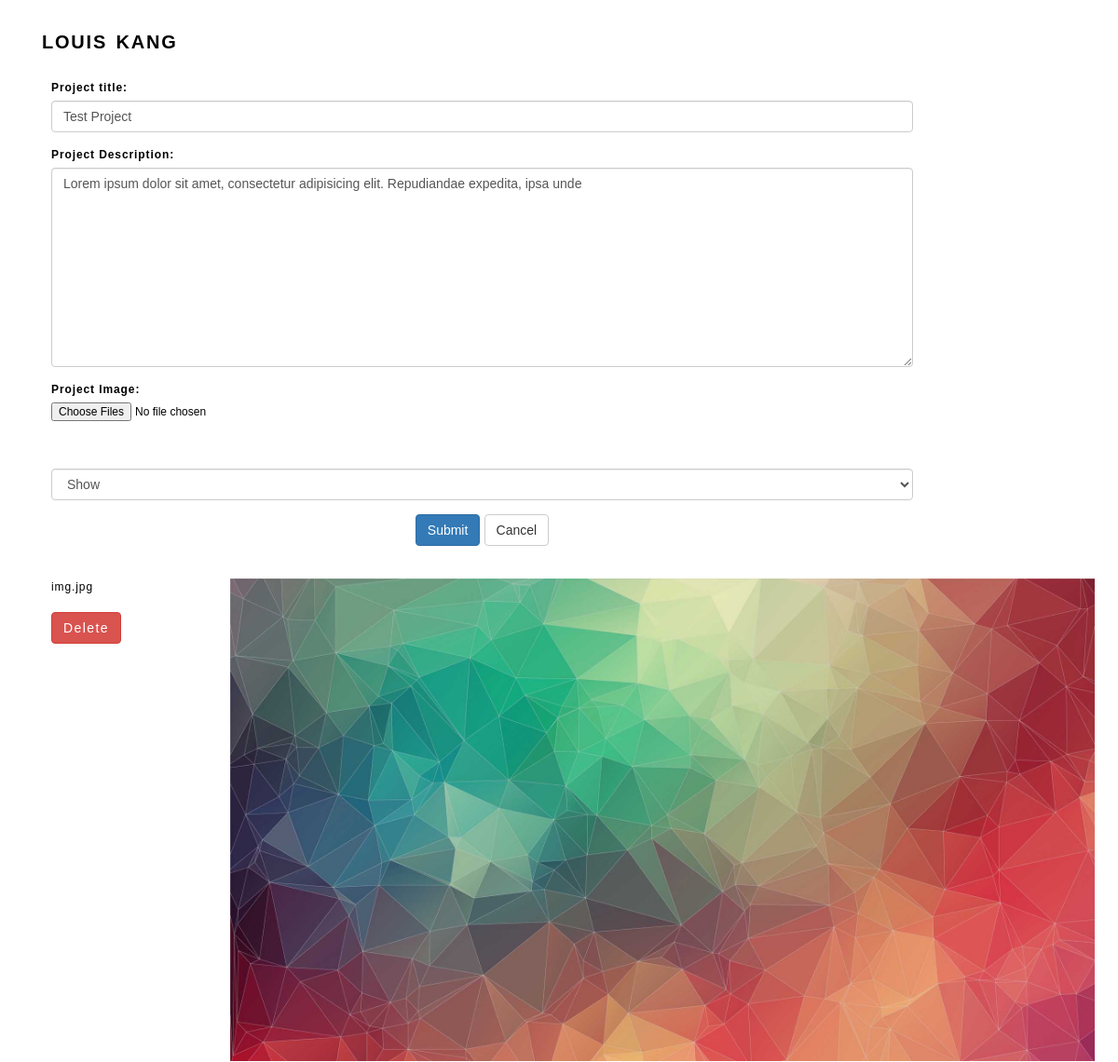
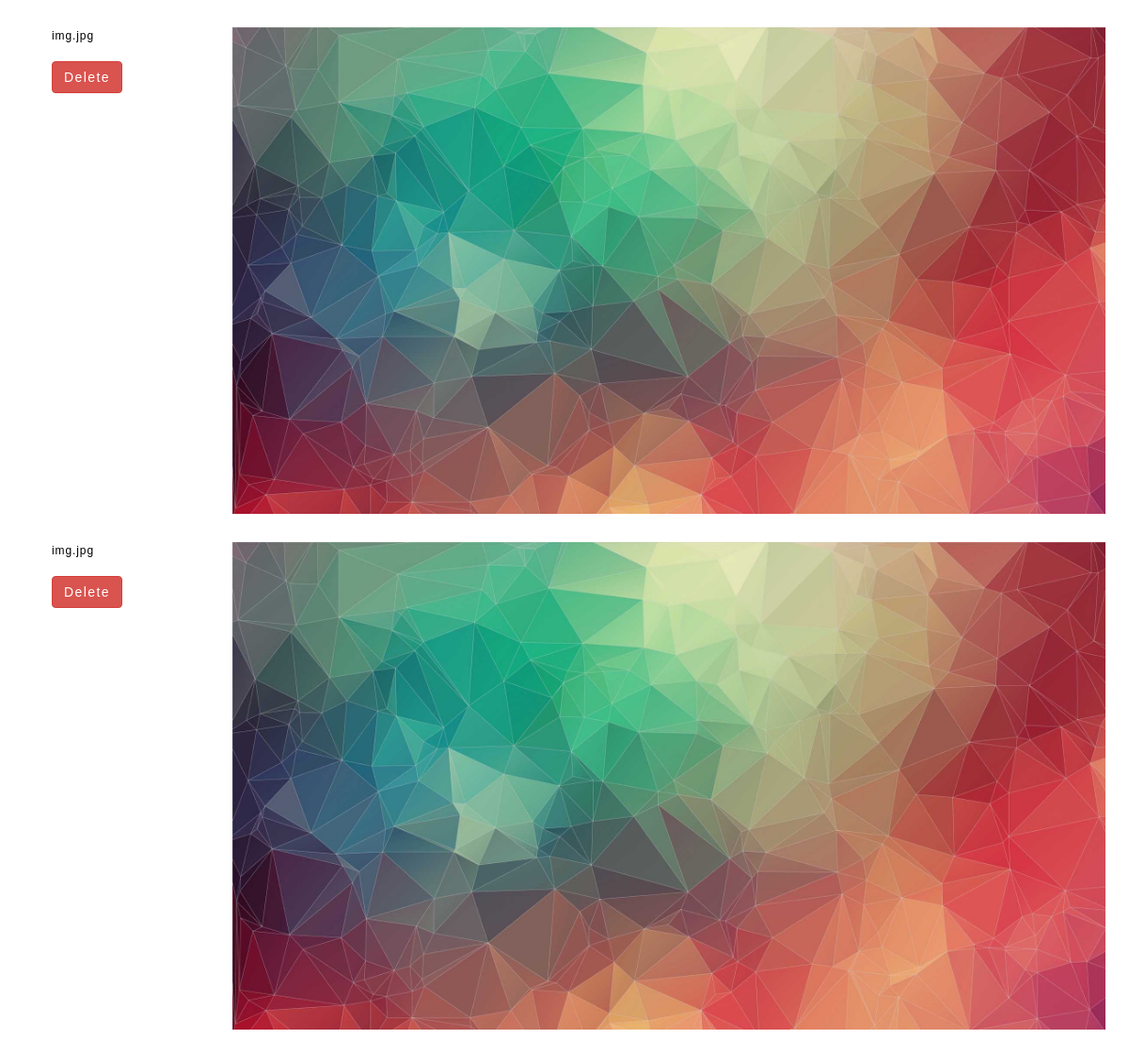
The app's page /admin/add-edit-projects.php?action=editP&id=1 with its own data (2 pictures, top to bottom).
### tables this page shows
CREATE TABLE projects_desc (
	ID INT AUTO_INCREMENT,
	project_title VARCHAR(200),
	project_description VARCHAR(1000),
	project_img VARCHAR(200),
	active boolean,
	updated TIMESTAMP DEFAULT CURRENT_TIMESTAMP ON UPDATE CURRENT_TIMESTAMP,
	PRIMARY KEY ( ID )
);

CREATE TABLE projects_images (
	ID INT AUTO_INCREMENT,
	project_id INT,
	image_src VARCHAR(100),
	updated TIMESTAMP DEFAULT CURRENT_TIMESTAMP ON UPDATE CURRENT_TIMESTAMP,
	PRIMARY KEY ( ID ),
	FOREIGN KEY (project_id) REFERENCES projects_desc(ID)

);

### admin/add-edit-projects.php (the view, shortened to what this page needs)
<?php include_once "header.php" ;?>
<?php
	$id = 0;
	$project_title = $project_desc = $project_enable = $image_src[] = "";
	 $active= 1;
	if (isset($_GET["id"])) {
			$id = intval($_GET["id"]);
	}
	if(isset($_GET['action']) && $_GET['action']=='editP'){
		$sql="SELECT  * FROM  projects_desc WHERE ID = $id;";
		$result= $db->query($sql);
		if($result->num_rows > 0){
			  while($row = $result->fetch_assoc()) {
			  	$project_title = $row['project_title'];
			  	$project_desc = $row['project_description'];
			  }
		}
	}
?>
	<div class="page-contents content-padding">
		<div class="row">
			<div class="col-sm-10">
				<div id="add-proj-div" class="form-border">
					<form role="form" method="post" action="" enctype="multipart/form-data">
						 <div class="form-group">
						    <label for="title">Project title:</label>
						    <input type="text" required class="form-control" id="title" name="title" value="<?php echo $project_title; ?>">
						  </div>
						  <div class="form-group">
							    <label for="desc">Project Description:</label>
							    <textarea class="form-control" required  name="desc" id="desc" rows="10" maxlength="1000"><?php echo $project_desc ;?></textarea>
						  </div>
						  <div class="form-group">
							    <label for="proj">Project Image:</label>
								<input type="file" class="" required name="projFiles[]" id="projFiles" multiple >
									<br />
						 </div>
						 <div class="form-group">
						 	<select name="active" id="active" class="form-control">
						 		<option value="1" <?php if($active===1) echo 'selected'; ?>>Show</option>
						 	</select>
						 </div>
						<div class="form-group">
								<div class="center"><input type="submit" value="Submit" name="submit"  class="btn btn-primary"/>
									<button type="button" class="btn btn-default" onclick="window.location='add-projects.php'">Cancel</button>
								</div>
						</div>
					</form>
				</div>
			</div>
		</div>
			<div class="form-border">
			<?php
			$sql="SELECT  * FROM  projects_images WHERE project_id = $id;";
				$result= $db->query($sql);
					if($result->num_rows > 0){
					 while($row = $result->fetch_assoc()) {
					 	if ( $row['image_src'] != "") { ?>
					 	<div class="row">
						<div class="col-sm-2"><?php echo $row['image_src']; ?><br /><br/> <a  class="btn btn-danger" role="button" href="?action=editP&amp;id=<?php echo $id; ?>&amp;imgId=<?php echo $row['ID']; ?>">Delete</a> </div>
						<div class="col-sm-10">
								<div class="project-img"><img src="<?php echo PROJECT_IMG_LOCATION.$row['image_src']; ?>" alt=""></div>
							</div>
						</div>
								<div class="space"></div>
				<?php 	}
					  }
					}
			 ?>
			</div>
	</div>
 <?php include_once "footer.php" ; ?>

### admin/header.php (shortened to what this page needs)
<!DOCTYPE html>
<html lang="en">
<head>
	<link rel="stylesheet" type="text/css"  href="../css/bootstrap.css">
	<link rel="stylesheet" href="../css/style.css">
</head>
<body>
	<div class="container">
		<div id="name" class="name-style row">
			<div class="col-sm-8"><a href="index.php">Louis Kang</a></div>
		</div>
	</div>
	<div class="container" id="page">

### admin/footer.php (shortened to what this page needs)
</div>
</body>
</html>

### css/style.css (style rules this page uses)
body { background: #FFF; color: #000; font-family: Helvetica, Arial, sans-serif; font-size: 12px; line-height: 1.5; letter-spacing: .9px; margin:0; padding: 15px 30px 15px 30px; }
.container { margin: 0; }
.center { text-align: center; }
.space { height: 30px; }
a { text-decoration: none; font-size :13px; color: #000; letter-spacing:0.1em; }
.form-border { padding: 10px; }
.name-style { padding: 15px 0px; }
.name-style a { font-weight: bolder; font-size: 20px; letter-spacing: 0.09em; text-decoration: none; word-spacing: 2px; text-transform: uppercase; }
.project-img { width: 100%; text-align: center; padding: 50px auto 50px auto; }
.project-img img { max-width: 100%; height: auto; }

### records on screen
projects_desc: title "Test Project", desc "Lorem ipsum dolor sit amet, consectetur adipisicing elit. Repudiandae expedita, ipsa unde"
projects_images: image_src "img.jpg", image_src (picture)
projects_images: image_src "img.jpg", image_src (picture)
projects_images: image_src "img.jpg", image_src (picture)
